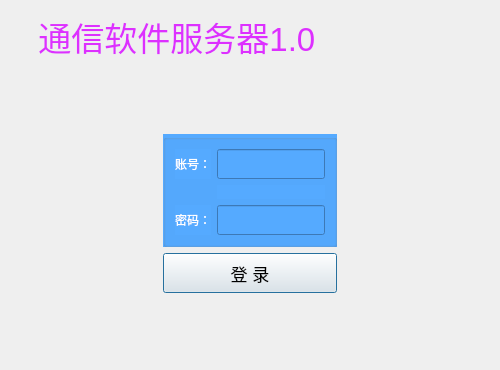
<?xml version="1.0" encoding="UTF-8"?>
<ui version="4.0">
 <class>QMLogin</class>
 <widget class="QDialog" name="QMLogin">
  <property name="geometry">
   <rect>
    <x>0</x>
    <y>0</y>
    <width>500</width>
    <height>370</height>
   </rect>
  </property>
  <property name="minimumSize">
   <size>
    <width>500</width>
    <height>370</height>
   </size>
  </property>
  <property name="maximumSize">
   <size>
    <width>500</width>
    <height>370</height>
   </size>
  </property>
  <property name="windowTitle">
   <string>服务器登录</string>
  </property>
  <property name="windowIcon">
   <iconset resource="icon.qrc">
    <normaloff>:/icon/fwq.png</normaloff>:/icon/fwq.png</iconset>
  </property>
  <property name="styleSheet">
   <string notr="true">QDialog{
background-image: url(:/icon/bj.jpg);
}</string>
  </property>
  <layout class="QVBoxLayout" name="verticalLayout_2">
   <item>
    <widget class="QLabel" name="label_4">
     <property name="minimumSize">
      <size>
       <width>0</width>
       <height>50</height>
      </size>
     </property>
     <property name="font">
      <font>
       <pointsize>25</pointsize>
      </font>
     </property>
     <property name="styleSheet">
      <string notr="true">color: rgb(221, 48, 255);</string>
     </property>
     <property name="text">
      <string>   通信软件服务器1.0</string>
     </property>
    </widget>
   </item>
   <item>
    <spacer name="verticalSpacer_3">
     <property name="orientation">
      <enum>Qt::Vertical</enum>
     </property>
     <property name="sizeHint" stdset="0">
      <size>
       <width>20</width>
       <height>40</height>
      </size>
     </property>
    </spacer>
   </item>
   <item>
    <layout class="QHBoxLayout" name="horizontalLayout">
     <item>
      <spacer name="horizontalSpacer">
       <property name="orientation">
        <enum>Qt::Horizontal</enum>
       </property>
       <property name="sizeHint" stdset="0">
        <size>
         <width>58</width>
         <height>20</height>
        </size>
       </property>
      </spacer>
     </item>
     <item>
      <layout class="QVBoxLayout" name="verticalLayout">
       <item>
        <widget class="QGroupBox" name="groupBox">
         <property name="styleSheet">
          <string notr="true">background-color: rgb(85, 170, 255);</string>
         </property>
         <property name="title">
          <string/>
         </property>
         <layout class="QGridLayout" name="gridLayout">
          <item row="1" column="0">
           <widget class="QLabel" name="label">
            <property name="minimumSize">
             <size>
              <width>0</width>
              <height>30</height>
             </size>
            </property>
            <property name="styleSheet">
             <string notr="true">color: rgb(255, 255, 255);</string>
            </property>
            <property name="text">
             <string>账号：</string>
            </property>
           </widget>
          </item>
          <item row="4" column="1">
           <widget class="QLineEdit" name="lineEdit_2">
            <property name="minimumSize">
             <size>
              <width>0</width>
              <height>30</height>
             </size>
            </property>
            <property name="styleSheet">
             <string notr="true"/>
            </property>
            <property name="echoMode">
             <enum>QLineEdit::Password</enum>
            </property>
           </widget>
          </item>
          <item row="1" column="1">
           <widget class="QLineEdit" name="lineEdit">
            <property name="minimumSize">
             <size>
              <width>0</width>
              <height>30</height>
             </size>
            </property>
            <property name="styleSheet">
             <string notr="true">color: rgb(0, 0, 0);</string>
            </property>
            <property name="text">
             <string/>
            </property>
           </widget>
          </item>
          <item row="2" column="1">
           <widget class="QLabel" name="label_3">
            <property name="styleSheet">
             <string notr="true">color: rgb(255, 0, 0);</string>
            </property>
            <property name="text">
             <string/>
            </property>
           </widget>
          </item>
          <item row="4" column="0">
           <widget class="QLabel" name="label_2">
            <property name="minimumSize">
             <size>
              <width>0</width>
              <height>30</height>
             </size>
            </property>
            <property name="styleSheet">
             <string notr="true">color: rgb(255, 255, 255);</string>
            </property>
            <property name="text">
             <string>密码：</string>
            </property>
           </widget>
          </item>
         </layout>
        </widget>
       </item>
       <item>
        <widget class="QPushButton" name="pushButton">
         <property name="minimumSize">
          <size>
           <width>0</width>
           <height>40</height>
          </size>
         </property>
         <property name="maximumSize">
          <size>
           <width>16777215</width>
           <height>40</height>
          </size>
         </property>
         <property name="font">
          <font>
           <pointsize>13</pointsize>
          </font>
         </property>
         <property name="styleSheet">
          <string notr="true"/>
         </property>
         <property name="text">
          <string>登 录</string>
         </property>
        </widget>
       </item>
      </layout>
     </item>
     <item>
      <spacer name="horizontalSpacer_2">
       <property name="orientation">
        <enum>Qt::Horizontal</enum>
       </property>
       <property name="sizeHint" stdset="0">
        <size>
         <width>18</width>
         <height>20</height>
        </size>
       </property>
      </spacer>
     </item>
    </layout>
   </item>
   <item>
    <spacer name="verticalSpacer_2">
     <property name="orientation">
      <enum>Qt::Vertical</enum>
     </property>
     <property name="sizeHint" stdset="0">
      <size>
       <width>20</width>
       <height>59</height>
      </size>
     </property>
    </spacer>
   </item>
  </layout>
 </widget>
 <tabstops>
  <tabstop>lineEdit</tabstop>
  <tabstop>lineEdit_2</tabstop>
  <tabstop>pushButton</tabstop>
 </tabstops>
 <resources>
  <include location="icon.qrc"/>
 </resources>
 <connections/>
</ui>
